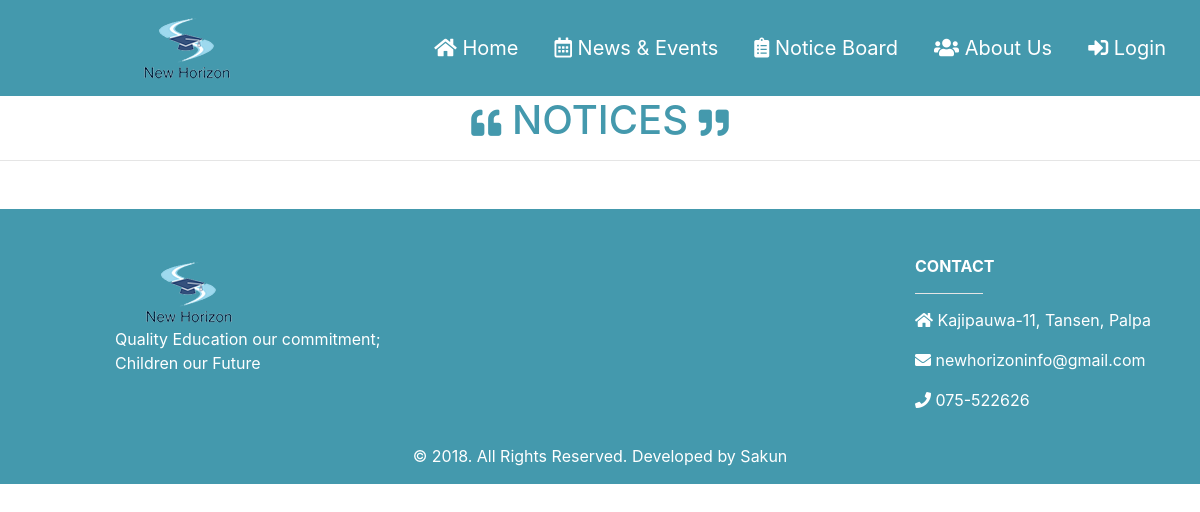
Before: /notice/ with the older database file.
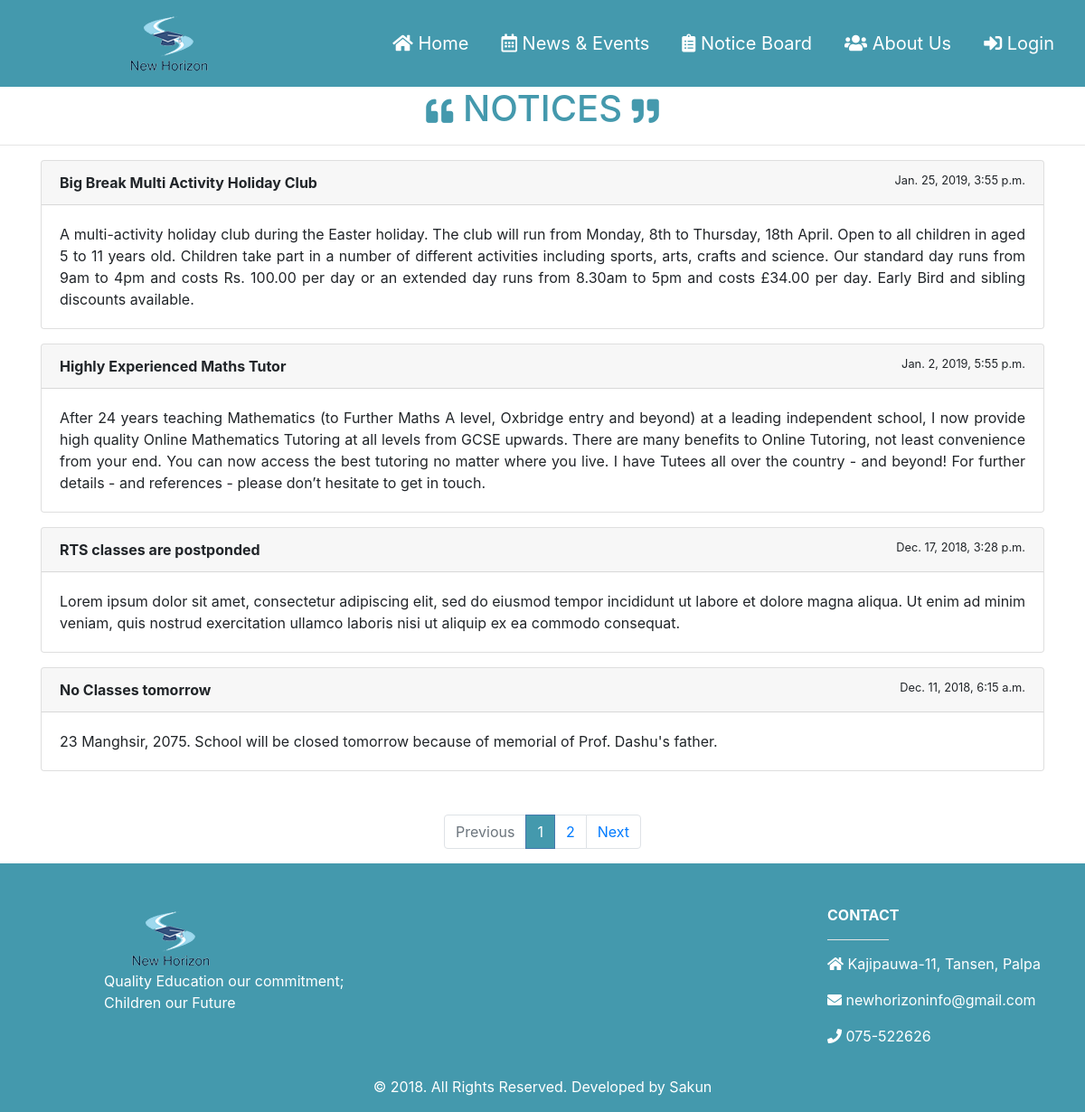
After: the same page with the newer database file.
### homepage/models.py (models this page shows, shortened)
class Notices(models.Model):
    notice_title = models.CharField(max_length=200, default='')
    notice_description = models.TextField(max_length=600, default='')
    notice_date_time = models.DateTimeField(auto_now_add=True)
    class Meta:
        ordering= ['-notice_date_time']

### homepage/views.py (the view)
# urls.py: path('notice/', views.notices, name='notices'),
def notices(request):
    contact_list = Contact.objects.all()
    notice_list = Notices.objects.all()
    paginator = Paginator(notice_list, 4)
    page = request.GET.get('page')
    notice_list_filter = paginator.get_page(page)
    notice_dict = {'notice_list_filter': notice_list_filter, 'contact': contact_list[0]}
    return render(request, 'homepage/notices.html', notice_dict)

### homepage/templates/homepage/notices.html (shortened to what this page needs)
{% extends "base.html" %}
{% load static %}
{% block page-header %}
	{% include 'header.html' %}
{% endblock %}
{% block page-body %}
    <h1 class="text-center">
    <i class="fas fa-quote-left"></i>
        NOTICES
    <i class="fas fa-quote-right"></i>
    <hr class="mx-auto">
    </h1>
	<div class="container">
        {% for notice in notice_list_filter %}
		    <div class="row mt-3 justify-content-center">
                <div class="col-lg-12 col-md-12 col-sm-12">
                    <div class="card">
                        <div class="card-header"><b>{{ notice.notice_title }}</b>
                            <small class="float-right">{{ notice.notice_date_time }}</small>
                        </div>
                        <div class="card-body text-justify">{{ notice.notice_description }}</div>
                    </div>
                </div>
		    </div>
        {% endfor %}
	</div>
    <div class="container mt-5">
        <div class="row justify-content-center">
            {% if notice_list_filter.has_other_pages %}
                <ul class="pagination">
                    {% if notice_list_filter.has_previous %}
                        <li class="page-item">
                            <a class="page-link" href="?page={{ notice_list_filter.previous_page_number }}"> Previous </a>
                        </li>
                    {% else %}
                        <li class="page-item disabled">
                            <span class="page-link"> Previous </span>
                        </li>
                    {% endif %}
                    {% for i in notice_list_filter.paginator.page_range %}
                        {% if notice_list_filter.number == i %}
                            <li class="page-item active">
                                <span class="page-link"> {{ i }} <span class="sr-only">(current)</span></span>
                            </li>
                        {% else %}
                            <li class="page-item">
                                <a class="page-link" href="?page={{ i }}"> {{ i }} </a>
                            </li>
                        {% endif %}
                    {% endfor %}
                    {% if notice_list_filter.has_next %}
                        <li class="page-item">
                            <a  class="page-link" href="?page={{ notice_list_filter.next_page_number }}"> Next </a>
                        </li>
                    {% else %}
                        <li class="page-item disabled">
                            <span class="page-link"> Next </span>
                        </li>
                    {% endif %}
                </ul>
            {% endif %}
        </div>
    </div>
{% endblock %}
{% block page-footer %}
	{% include 'footer.html' %}
{% endblock %}

Changed rows visible on the page:
added Notices: notice_title "Big Break Multi Activity Holiday Club", notice_date_time "Jan. 25, 2019, 3:55 p.m.", notice_description "A multi-activity holiday club during the Easter holiday. The club will run from Monday, 8th to Thursday, 18th April. Open to all children in aged 5 to 11 years old. Children take part in a number of different activities including sports, arts, crafts and science. Our standard day runs from 9am to 4pm and costs Rs. 100.00 per day or an extended day runs from 8.30am to 5pm and costs £34.00 per day. Early Bird and sibling discounts available."
added Notices: notice_title "Highly Experienced Maths Tutor", notice_date_time "Jan. 2, 2019, 5:55 p.m.", notice_description "After 24 years teaching Mathematics (to Further Maths A level, Oxbridge entry and beyond) at a leading independent school, I now provide high quality Online Mathematics Tutoring at all levels from GCSE upwards. There are many benefits to Online Tutoring, not least convenience from your end. You can now access the best tutoring no matter where you live. I have Tutees all over the country - and beyond! For further details - and references - please don’t hesitate to get in touch."
added Notices: notice_title "RTS classes are postponded", notice_date_time "Dec. 17, 2018, 3:28 p.m.", notice_description "Lorem ipsum dolor sit amet, consectetur adipiscing elit, sed do eiusmod tempor incididunt ut labore et dolore magna aliqua. Ut enim ad minim veniam, quis nostrud exercitation ullamco laboris nisi ut aliquip ex ea commodo consequat."
added Notices: notice_title "No Classes tomorrow", notice_date_time "Dec. 11, 2018, 6:15 a.m.", notice_description "23 Manghsir, 2075. School will be closed tomorrow because of memorial of Prof. Dashu's father."
Other visible differences:
text now shown: "Previous Next"
new list line: "1"
new list line: "2"
